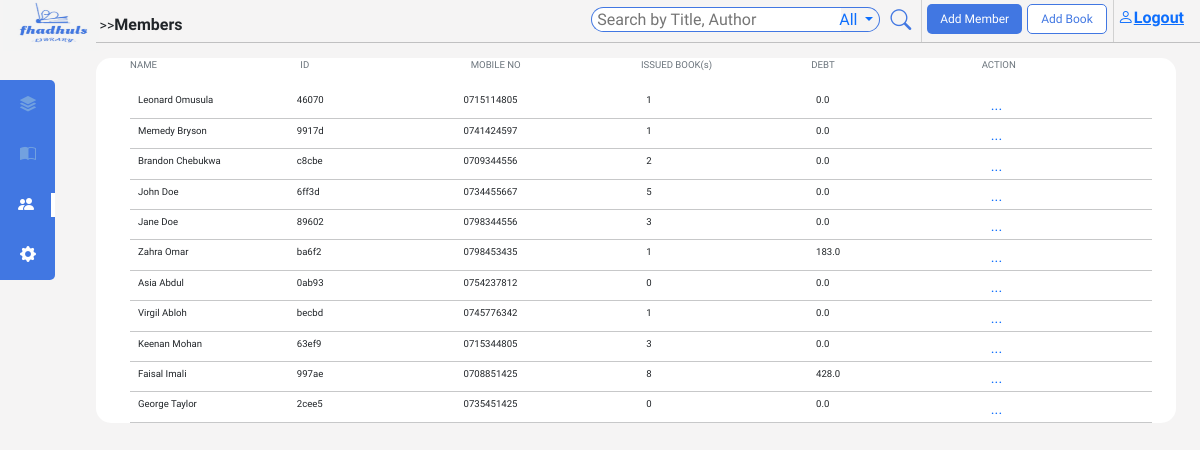
The page /members/ on the database its author committed.
### main/models.py (models this page shows, shortened)
class Member(models.Model):
    member_id = models.UUIDField(default=uuid.uuid4, editable=False)
    first_name = models.CharField(max_length=200)
    last_name = models.CharField(max_length=200)
    GENDERS = [('male', 'male'),
                ('female', 'female')
        ]
    gender = models.CharField(max_length=10, choices=GENDERS, null=True)
    age = models.IntegerField(null=True)
    debt = models.FloatField(default=0.0)
    member_since = models.DateTimeField(auto_now_add=True)
    profile_img = models.ImageField(upload_to='image/profile_imgs', default='static/image/dummy1.png', null=True)
    address = models.CharField(max_length=200)
    mobile_no = models.CharField(max_length=10)
    national_id = models.CharField(max_length=8)
    email = models.CharField(max_length=200)

### main/views.py (the view)
# urls.py: path('members/', views.MembersDetails, name='membersdetails'),
def MembersDetails(request):
    members = Member.objects.all()
    context = {'members': members, 'mr': 'mr'}
    return render(request, 'main/members.html', context)

### main/templates/main/members.html (shortened to what this page needs)
{% extends 'main/base.html' %}
{% block content %}
{% include 'main/navbar.html' %}
<div id='bookPage'>
    <ul>
        <li id="sectionHeader" class="d-flex justify-content-between ps-md-4 pe-md-4">
          <p class="text-secondary text-start" style="width: 20%">NAME</p>
          <p class="text-secondary text-start hideSm" style="width: 20%">ID</p>
          <p class="text-secondary text-start" style="width: 20%">MOBILE NO</p>
          <p class="text-secondary text-start" style="width: 20%">ISSUED BOOK(s)</p>
          <p class="text-secondary text-start hideSm" style="width: 20%">DEBT</p>
          <p class="text-secondary text-start" style="width: 20%">ACTION</p>
        </li>
        <li>
       <ul class="ps-0 ps-md-4 pe-md-4">
        {% for member in members %}
        <li class="listDIvider d-flex justify-content-between align-items-center text-dark">
          <p class="text-start d-flex"><span><img class="bookImg" height="30px" src="{{ book.img_url}}" alt=""></span> <span class="ms-2" > {{ member.first_name}} {{ member.last_name}} </span> </p>
          <p class="text-start hideSm">{{ member.member_id|stringformat:"s" |slice:":5"}}</p>
          <p>{{ member.mobile_no }}</p>
          {% with issuedBooks=member.transaction_set.all  %}
          <p class="text-start ps-3">{{ issuedBooks.count }}</p>
          {% endwith %}
          <p class="text-start hideSm ps-3">{{ member.debt }}</p>
          <p style="width: 5px;">
            <div class="dropdown" style="left: 17px;">
            <a href="#" role="button" data-bs-toggle="dropdown" data-bs-target="#c" class="action">
            ...
           </a>
        </div></p>
        </li>
        <hr >
        {% endfor %}
       </ul>
        </li>
      </ul>
</div>
{% endblock content %}

### static/css/main.css (style rules this page uses)
body { font-family: 'Signika', sans-serif; background-color: #f5f4f4; box-sizing: border-box; }
ul { list-style: none; }
.action { text-decoration: none; font-size: 1.5em; width: 40px; text-align: center; border-radius: 10px; }
#bookPage { background-color: white; margin-left: 8%; margin-right:2%; border-radius: 15px; font-size: 0.6em; }
#bookPage hr, #bookInfo hr { margin: 0px; }
#bookPage ul { padding-left: 10px; }
hr { margin: 0px; }
.listDIvider { padding-top: 5px; }
.listDIvider p { width: 20%; margin-bottom: 10px; }

### rows shown on the page
Member: first_name "Leonard", last_name "Omusula", member_id "46070", mobile_no "0715114805", transaction_set.all.count "1", debt "0.0"
Member: first_name "Memedy", last_name "Bryson", member_id "9917d", mobile_no "0741424597", transaction_set.all.count "1", debt "0.0"
Member: first_name "Brandon", last_name "Chebukwa", member_id "c8cbe", mobile_no "0709344556", transaction_set.all.count "2", debt "0.0"
Member: first_name "John", last_name "Doe", member_id "6ff3d", mobile_no "0734455667", transaction_set.all.count "5", debt "0.0"
Member: first_name "Jane", last_name "Doe", member_id "89602", mobile_no "0798344556", transaction_set.all.count "3", debt "0.0"
Member: first_name "Zahra", last_name "Omar", member_id "ba6f2", mobile_no "0798453435", transaction_set.all.count "1", debt "183.0"
Member: first_name "Asia", last_name "Abdul", member_id "0ab93", mobile_no "0754237812", transaction_set.all.count "0", debt "0.0"
Member: first_name "Virgil", last_name "Abloh", member_id "becbd", mobile_no "0745776342", transaction_set.all.count "1", debt "0.0"
Member: first_name "Keenan", last_name "Mohan", member_id "63ef9", mobile_no "0715344805", transaction_set.all.count "3", debt "0.0"
Member: first_name "Faisal", last_name "Imali", member_id "997ae", mobile_no "0708851425", transaction_set.all.count "8", debt "428.0"
Member: first_name "George", last_name "Taylor", member_id "2cee5", mobile_no "0735451425", transaction_set.all.count "0", debt "0.0"
